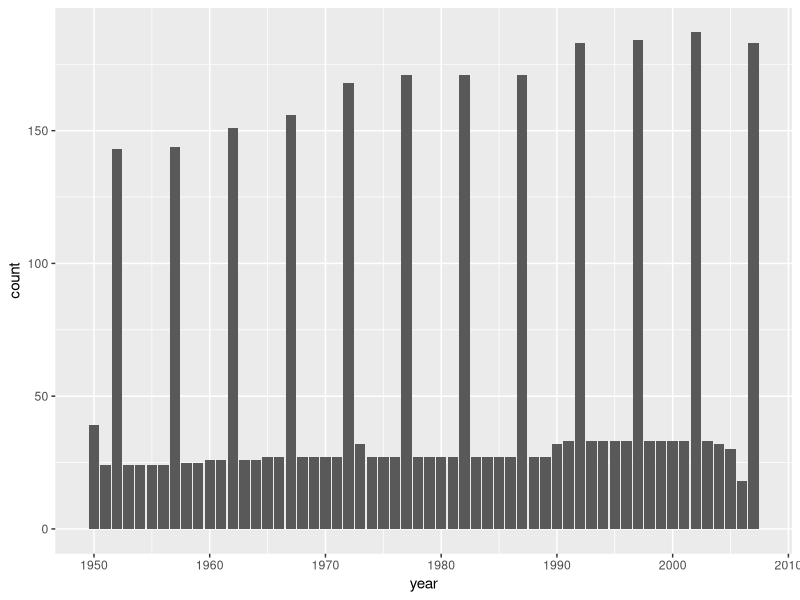
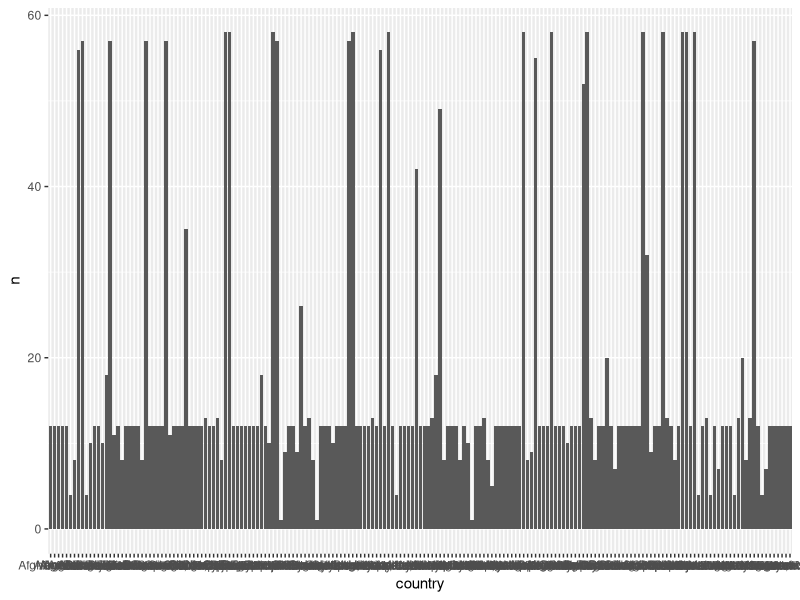
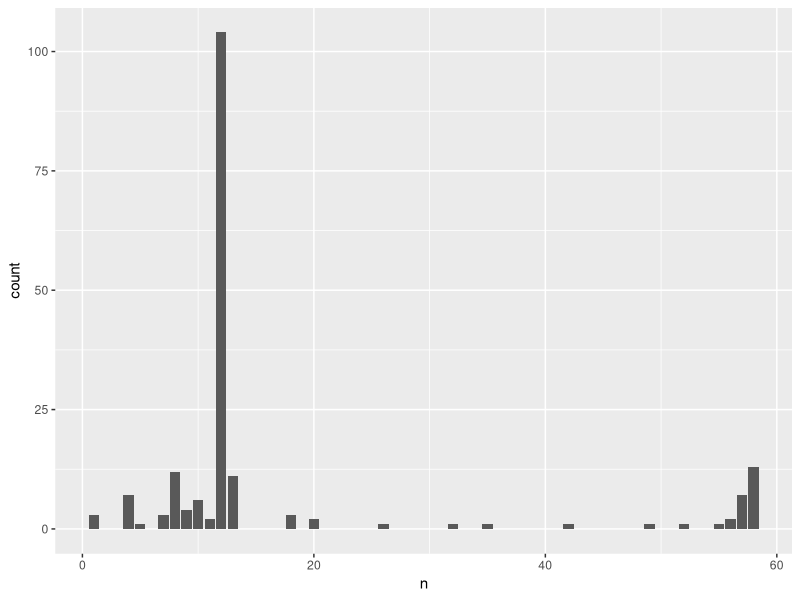
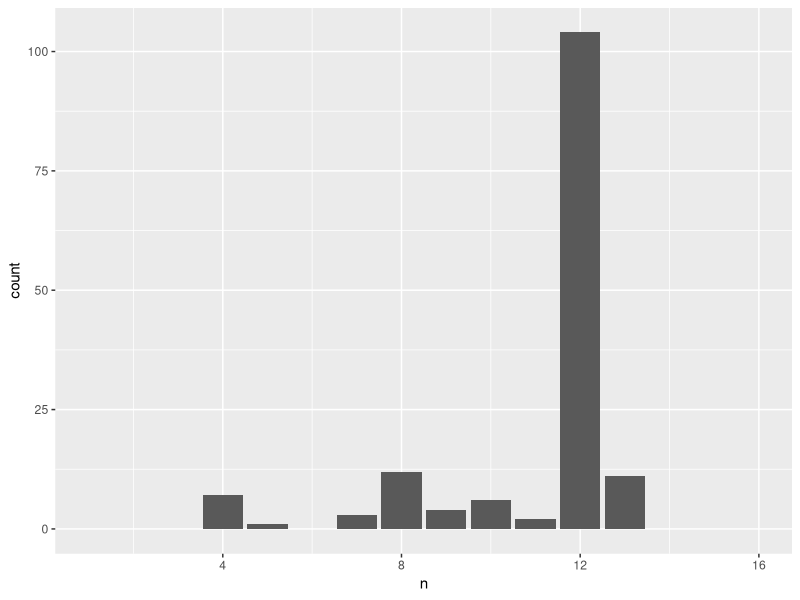
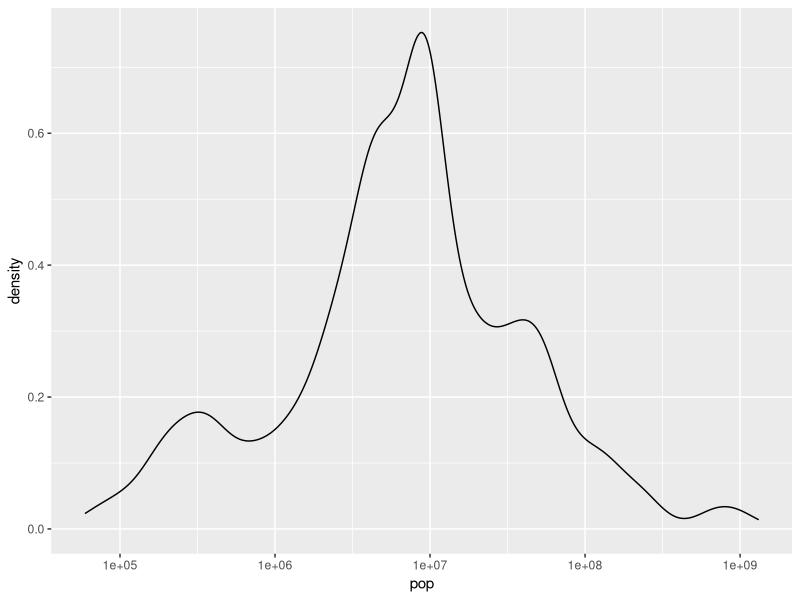
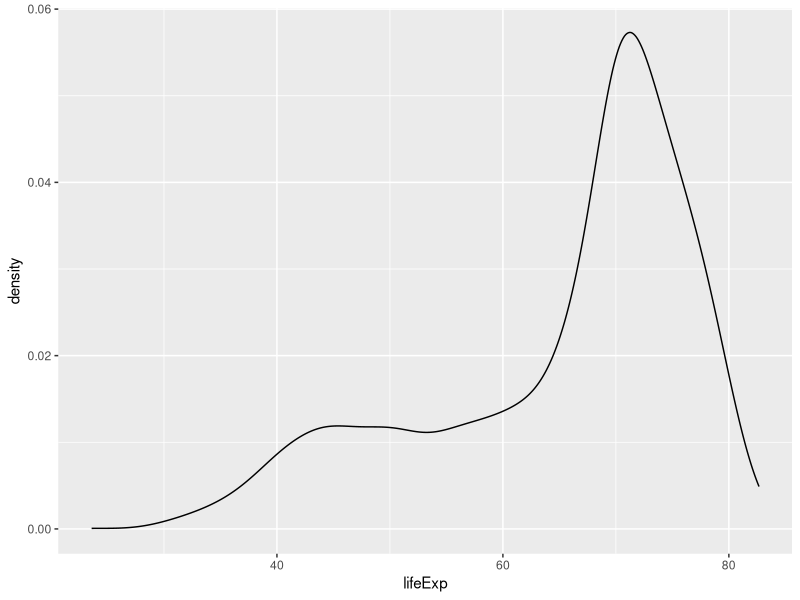
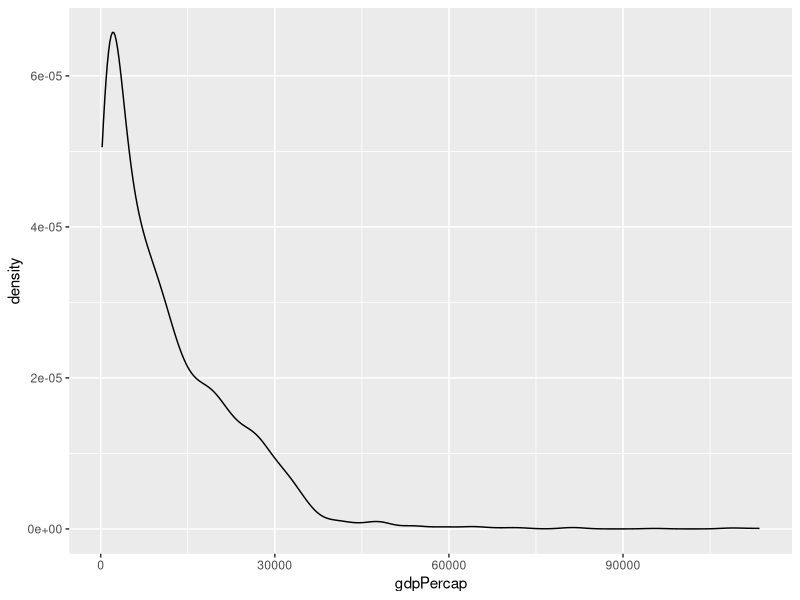

Write R code to recreate these figures, in order.
library(plyr)
library(dplyr)
library(ggplot2)

gap_dat <- read.delim("04_gap-merged.tsv")
gap_dat %>% str
# 'data.frame':  3312 obs. of  6 variables:
# $ country  : Factor w/ 187 levels "Afghanistan",..: 1 1 1 1 1 1 1 1 1 1 ...
# $ year     : int  1952 1957 1962 1967 1972 1977 1982 1987 1992 1997 ...
# $ pop      : num  8425333 9240934 10267083 11537966 13079460 ...
# $ gdpPercap: num  779 821 853 836 740 ...
# $ continent: Factor w/ 7 levels "","Africa","Americas",..: 4 4 4 4 4 4 4 4 4 4 ...
# $ lifeExp  : num  28.8 30.3 32 34 36.1 ...

## do we have NAs?
aaply(gap_dat, 2, function(x) sum(is.na(x)))
# continent   country gdpPercap   lifeExp       pop      year 
#         0         0         0         0         0         0 
## no NAs ... good!

## year
gap_dat$year %>% summary
##    Min. 1st Qu.  Median    Mean 3rd Qu.    Max. 
##    1950    1967    1982    1980    1996    2007 

## confirming we have 1950, 1951, ..., 2007
all.equal(gap_dat$year %>% unique %>% sort, 1950:2007)

## how much data do we have for each year?
ggplot(gap_dat, aes(x = year)) + geom_bar(binwidth = 1)
## most countries have data every five years, e.g. 1952, 1957, 1962,
## and so on

## country
gap_dat$country %>% str  # Factor w/ 187 levels
country_freq <- gap_dat %>%
  group_by(country) %>%
  tally
ggplot(country_freq, aes(x = country, y = n)) +
  geom_bar(stat = "identity")  # ugly but worth seeing
(p <- ggplot(country_freq, aes(x = n)) + geom_bar(binwidth = 1))
p + xlim(c(1, 16))
country_freq$n %>% table
## Most countries have data for 12 years, i.e. the years highlighted
## above.  Some have data for 58 years, which I assume is the maximum.
## Otherwise, there's a little bit of everything between 1 and 58.

## continent
gap_dat$continent %>% levels   # 7 levels for continent, including ""
gap_dat$continent %>% summary
#          Africa Americas     Asia   Europe      FSU  Oceania 
#    301      613      343      557     1302      122       74 

## 301 rows have no continent data :(

## Is continent data uniform for all rows pertaining to one country?
tmp <- gap_dat %>%
  group_by(country) %>%
  summarize(n_continent = n_distinct(continent))
tmp$n_continent %>% table
## yes, all 187 countries have exactly 1 associated value of continent

## fixing the continent data is a separate task
## to be completed in with a new script

## population
gap_dat$pop %>% summary(digits = 10)
##       Min.    1st Qu.     Median       Mean    3rd Qu.       Max. 
##     59412    2678572    7557218   31614891   19585222 1318683096 

gap_dat[which.min(gap_dat$pop),]              # we have little countries
## like Aruba w/ 60K people
gap_dat[which.max(gap_dat$pop),]              # ... and big countries
## like China w/ 1.3B people

ggplot(gap_dat,aes(x = pop)) + geom_density() + scale_x_log10()

## life expectancy
gap_dat$lifeExp %>% summary                       # 23 to 83 years
ggplot(gap_dat,aes(x = lifeExp)) + geom_density() # looks plausible             
## note bimodality
## modes ~ 42 and 72

gap_dat$gdpPercap %>% summary                # $240 to $114K
#  Min.  1st Qu.   Median     Mean  3rd Qu.     Max. 
# 241.2   2515.0   7839.0  11320.0  17360.0 113500.0 
## $113K???? really?
gap_dat[which.max(gap_dat$gdpPercap),]        # OIL!  Kuwait, 1957.
ggplot(gap_dat,aes(x = gdpPercap)) + geom_density() # looks plausible
## loooong right tail

## satisfied all is well so far
## next step: populate empty continents